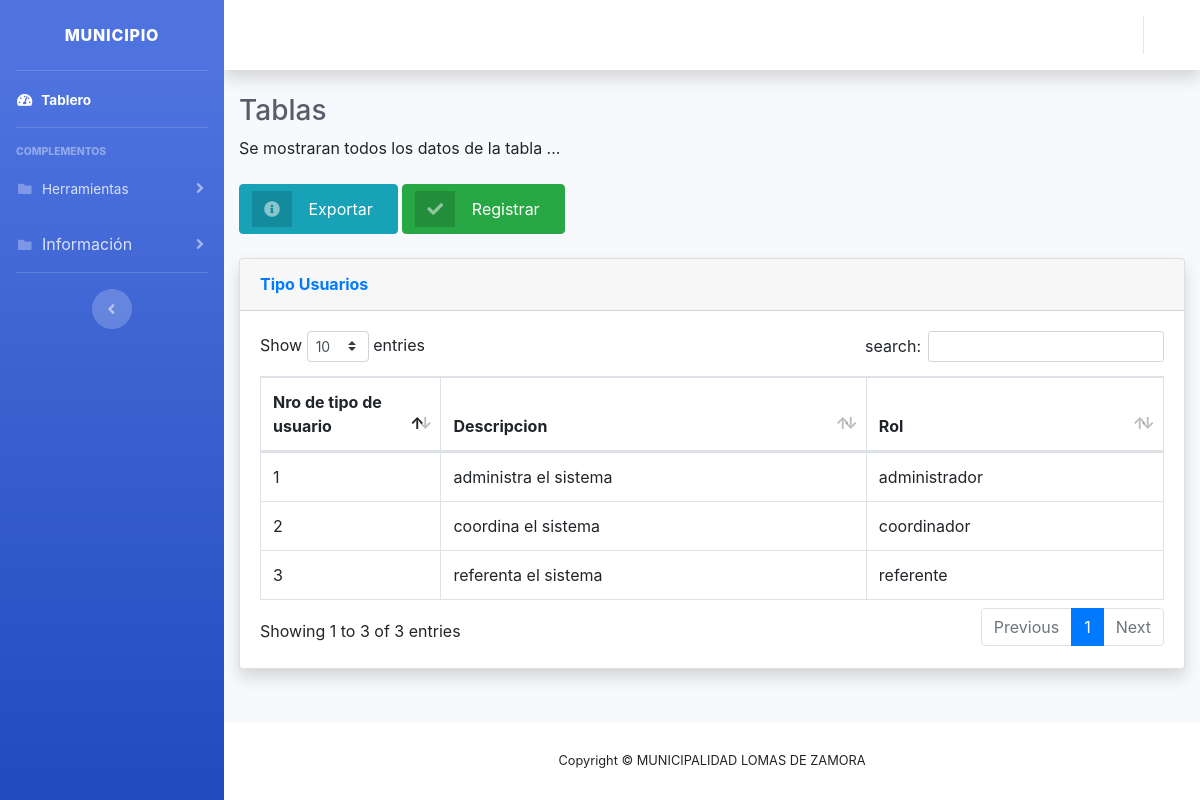
/administrador/tabla-tipousuarios.php (signed in), run on the app's committed database.
### tables this page shows
CREATE TABLE `tiposdeusuarios` (
  `idtipousuario` int(40) NOT NULL,
  `descripcion` varchar(40) NOT NULL,
  `rol` varchar(50) NOT NULL
);

### administrador/tabla-tipousuarios.php (the view, shortened to what this page needs)
<!DOCTYPE html>
<html lang="en">
<head>
    <link href="vendor/fontawesome-free/css/all.min.css" rel="stylesheet" type="text/css">
    <link href="css/sb-admin-2.min.css" rel="stylesheet">
    <link href="vendor/datatables/dataTables.bootstrap4.min.css" rel="stylesheet">
  <link rel="stylesheet" href="https://cdnjs.cloudflare.com/ajax/libs/font-awesome/4.7.0/css/font-awesome.min.css">
  <link rel="stylesheet" href="https://stackpath.bootstrapcdn.com/bootstrap/4.3.1/css/bootstrap.min.css">
</head>
<body id="page-top">
  <div id="wrapper">
    <ul class="navbar-nav bg-gradient-primary sidebar sidebar-dark accordion" id="accordionSidebar">
      <a class="sidebar-brand d-flex align-items-center justify-content-center" href="index.php">
        <div class="sidebar-brand-text mx-3">Municipio</div>
      </a>
      <hr class="sidebar-divider my-0">
      <li class="nav-item active">
        <a class="nav-link" href="index.php">
          <i class="fas fa-fw fa-tachometer-alt"></i>
          <span>Tablero</span></a>
      </li>
      <hr class="sidebar-divider">
      <div class="sidebar-heading">
        Complementos
      </div>
      <li class="nav-item">
        <a class="nav-link collapsed" href="#" data-toggle="collapse" data-target="#collapsePages" aria-expanded="true" aria-controls="collapsePages">
          <i class="fas fa-fw fa-folder"></i>
          <span>Herramientas</span>
        </a>
      </li>
      <li class="nav-item">
        <a class="nav-link collapsed" href="#" data-toggle="collapse" data-target="#collapsePages" aria-expanded="true" aria-controls="collapsePages">
          <i class="fas fa-fw fa-folder"></i>
          <span></span>Información
        </a>
      </li>
      <hr class="sidebar-divider d-none d-md-block">
      <div class="text-center d-none d-md-inline">
        <button class="rounded-circle border-0" id="sidebarToggle"></button>
      </div>
    </ul>
    <div id="content-wrapper" class="d-flex flex-column">
      <div id="content">
        <nav class="navbar navbar-expand navbar-light bg-white topbar mb-4 static-top shadow">
          <ul class="navbar-nav ml-auto">
            <li class="nav-item dropdown no-arrow">
              <a class="nav-link dropdown-toggle" href="#" id="userDropdown" role="button" data-toggle="dropdown" aria-haspopup="true" aria-expanded="false">
              </a>
            </li>
          </ul>
        </nav>
        <div class="container-fluid">
          <h1 class="h3 mb-2 text-gray-800">Tablas</h1>
          <p class="mb-4">Se mostraran todos los datos de la tabla ... </p>
          <a href="#" class="btn btn-info btn-icon-split">
                              <span class="icon text-white-50">
                                <i class="fas fa-info-circle"></i>
                              </span>
                              <span class="text">Exportar</span>
                            </a>
          <a href="#" class="btn btn-success btn-icon-split">
                              <span class="icon text-white-50">
                                <i class="fas fa-check"></i>
                              </span>
                              <span class="text">Registrar</span>
                            </a>
          <br>
          <br>
          <div class="card shadow mb-4">
            <div class="card-header py-3">
              <h6 class="m-0 font-weight-bold text-primary">Tipo Usuarios</h6>
            </div>
            <div class="card-body">
              <div class="table-responsive">
                <table class="table table-bordered" id="dataTable" width="100%" cellspacing="0">
                  <thead>
                    <tr>
                      <th width="20%">Nro de tipo de usuario</th>
                      <th>Descripcion</th>
                      <th>Rol</th>
                    </tr>
                  </thead>
                  <?php
                          $servername = "localhost";
                          $username = "root";
                          $password = "";
                          $dbname = "municipio";
                          $conn = new mysqli($servername,$username,$password,$dbname);
                          $sql = "SELECT * FROM tiposdeusuarios";
                          $result = $conn->query($sql);
                          if ($result->num_rows > 0) {
                              while($row = $result->fetch_assoc()) {
                                  echo "<tr><td>".$row["idtipousuario"]."</td>"."<td>".$row["descripcion"]."</td>"."<td>".$row["rol"]."</td>";
                              }
                          }
                  ?>
                </table>
              </div>
            </div>
          </div>
        </div>
      </div>
      <footer class="sticky-footer bg-white">
        <div class="container my-auto">
          <div class="copyright text-center my-auto">
            <span>Copyright &copy; MUNICIPALIDAD LOMAS DE ZAMORA</span>
          </div>
        </div>
      </footer>
    </div>
  </div>
</body>
</html>

### data on the page
tiposdeusuarios: idtipousuario "1", descripcion "administra el sistema", rol "administrador"
tiposdeusuarios: idtipousuario "2", descripcion "coordina el sistema", rol "coordinador"
tiposdeusuarios: idtipousuario "3", descripcion "referenta el sistema", rol "referente"
